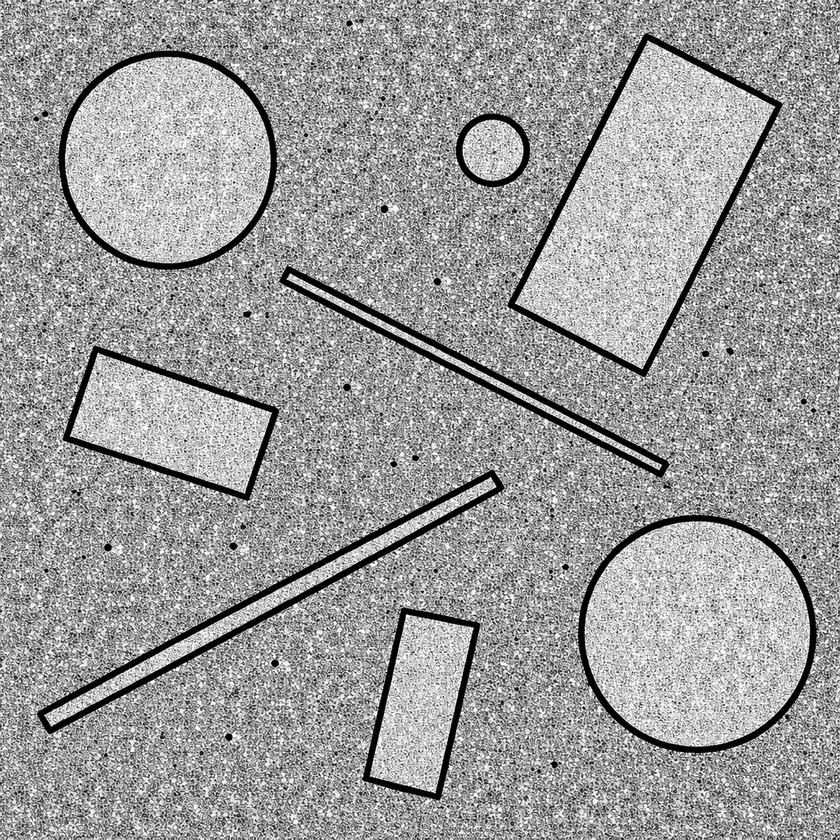
#> input picture Image_6.jpg, 840 x 840 px, shrunk from 1024 x 1024 before the run
$ python 5043_Q10.py
#> lines starting #> are read from the running program, lines starting #| are printed output that depends on the picture; after the words box and inside, x2 and y2 are one past the last pixel; in counts of white or black regions, pixels touching at a corner belong together; long printed decimals are rounded
import cv2
import numpy as np
import matplotlib.pyplot as plt
from skimage import measure

img = cv2.imread('Image_6.jpg', cv2.IMREAD_GRAYSCALE)
#> img: shape (840, 840); min 0, max 255, mean 155.9
if img is None:
    print("Error: Image not found!")
    exit()
_, binary = cv2.threshold(img, 0, 255, cv2.THRESH_BINARY + cv2.THRESH_OTSU)
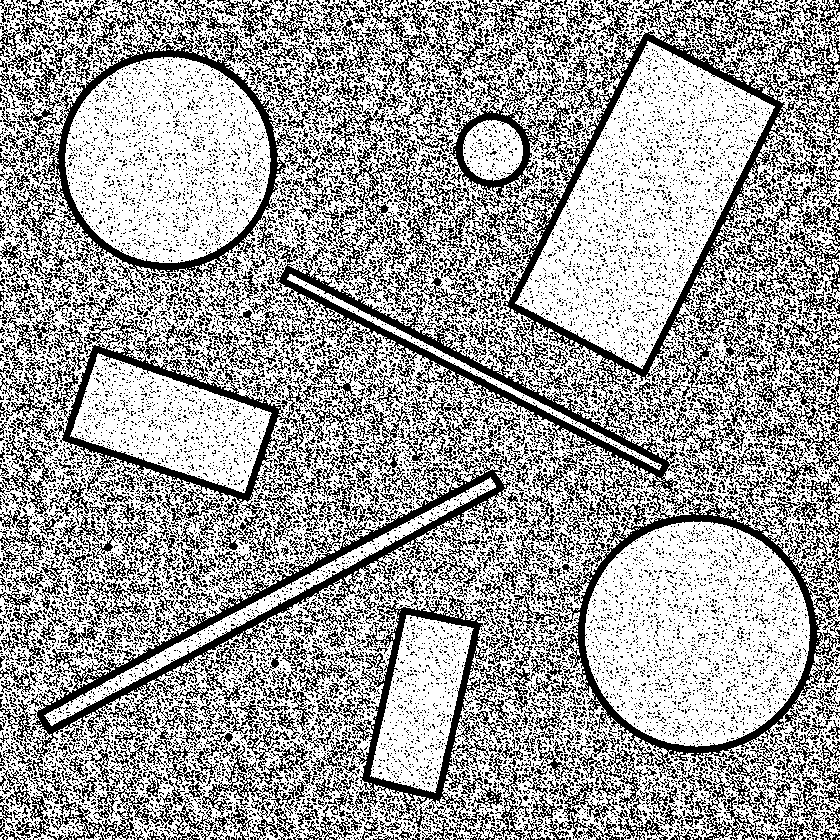
#> binary: shape (840, 840); 63.3% white; black in thin lines or dots
cv2.imwrite('Q10_binary.png', binary)

kernel = cv2.getStructuringElement(cv2.MORPH_RECT, (5,5))  # 5x5 rectangle

erosion = cv2.erode(binary, kernel, iterations=1)
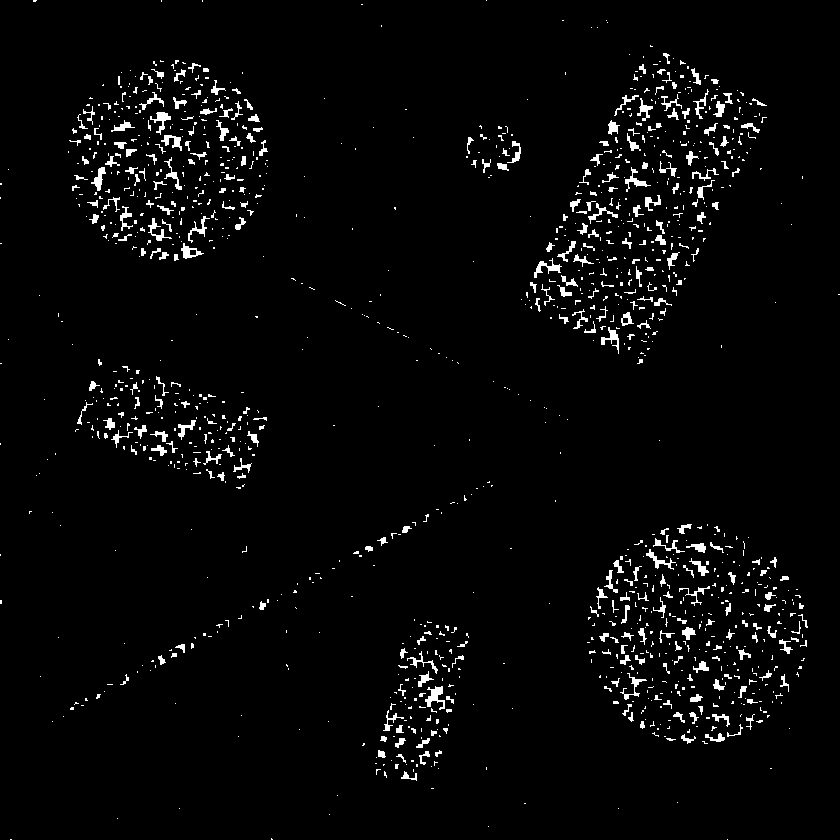
#> erosion: shape (840, 840); 3% white; 1298 white regions (986 under 20 px), largest, box (x1, y1, x2, y2) and area: (425, 686, 445, 710) 226, (534, 258, 562, 278) 181, (150, 112, 171, 135) 174
cv2.imwrite('Q10_erosion.png', erosion)

dilation = cv2.dilate(binary, kernel, iterations=1)
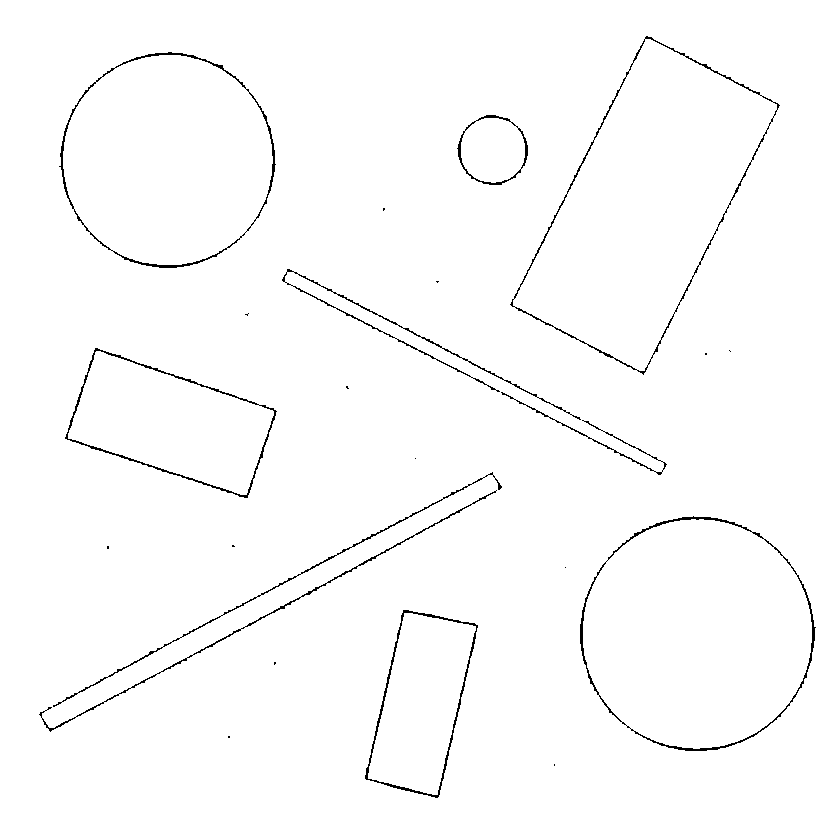
#> dilation: shape (840, 840); 98.6% white; black in thin lines or dots, all inside (x1, y1, x2, y2) = (39, 36, 816, 798)
cv2.imwrite('Q10_dilation.png', dilation)

opening = cv2.morphologyEx(binary, cv2.MORPH_OPEN, kernel)
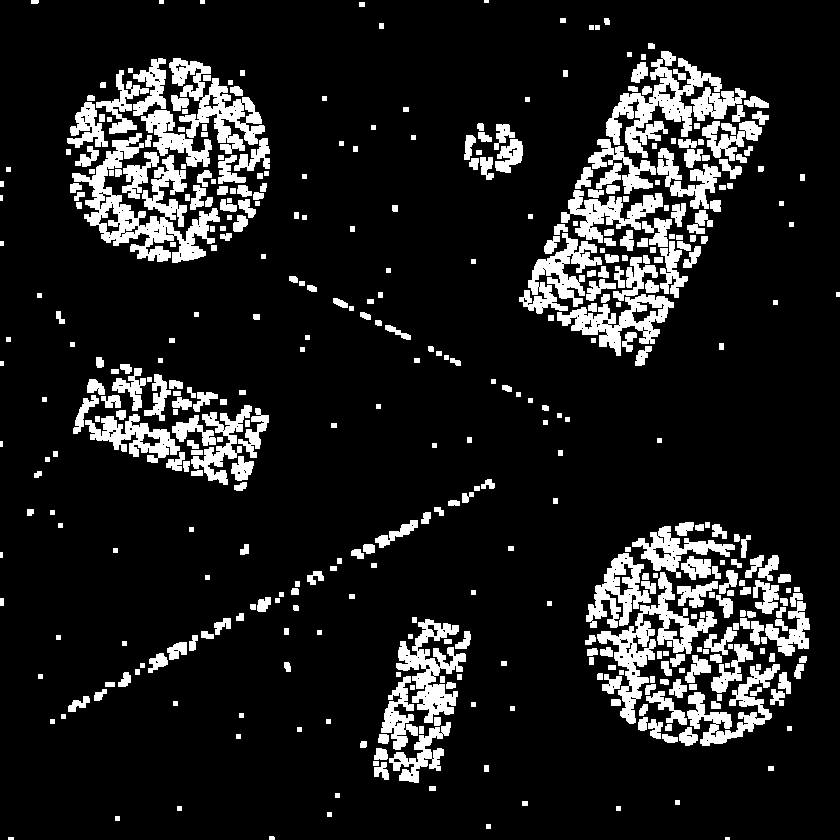
#> opening: shape (840, 840); 12.7% white; 440 white regions (6 under 20 px), largest, box (x1, y1, x2, y2) and area: (72, 133, 220, 263) 6425, (597, 572, 717, 724) 4034, (606, 51, 722, 158) 4019
cv2.imwrite('Q10_opening.png', opening)

closing = cv2.morphologyEx(binary, cv2.MORPH_CLOSE, kernel)
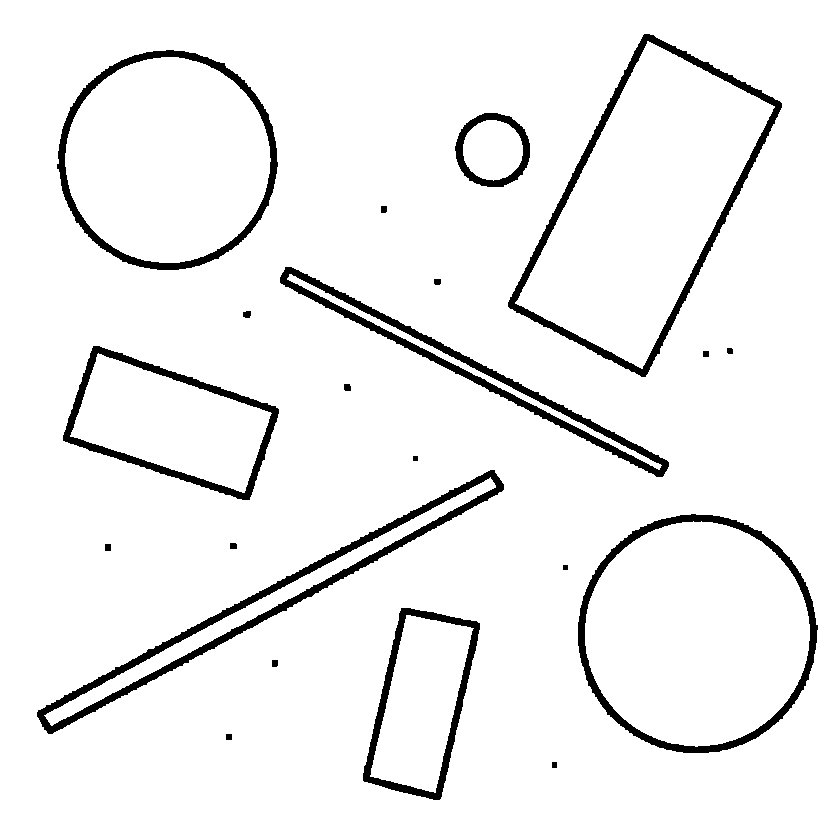
#> closing: shape (840, 840); 94.5% white; 21 black regions
cv2.imwrite('Q10_closing.png', closing)

labels = measure.label(binary, connectivity=2)
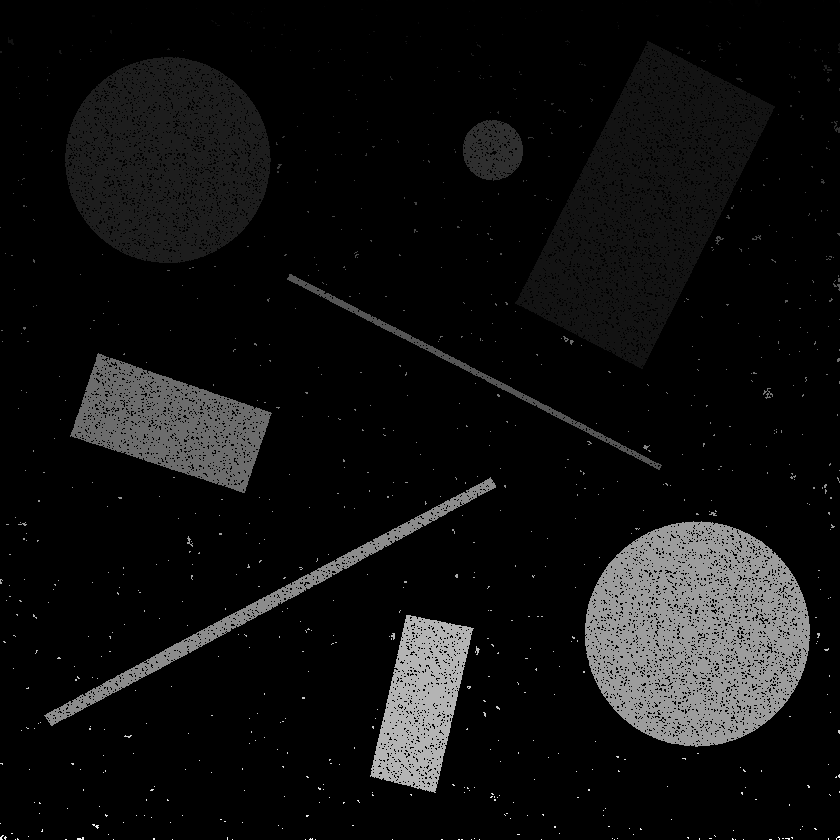
#> labels: shape (840, 840) int64; min 0, max 914, mean 62; drawn with min black and max white
props = measure.regionprops(labels)
#> props = 914 regions; largest, box (x1, y1, x2, y2) and area: (0, 0, 840, 840) 305611, (515, 41, 775, 369) 37928, (585, 521, 810, 747) 35446, (65, 57, 271, 263) 29840, (70, 353, 272, 493) 14220

print("Basic Morphological Features:")
for i, prop in enumerate(props):
    print(f"Object {i+1}: Area = {prop.area}, Perimeter = {prop.perimeter}")
#> this loop made 914 passes
#| Object 1: Area = 2.0, Perimeter = 0.0
#| Object 2: Area = 305611.0, Perimeter = 218680.585
#| Object 3: Area = 13.0, Perimeter = 11.450
#| Object 4: Area = 1.0, Perimeter = 0.0
#| Object 5: Area = 2.0, Perimeter = 0.0
#| Object 6: Area = 1.0, Perimeter = 0.0
#| Object 7: Area = 5.0, Perimeter = 5.207
#| Object 8: Area = 12.0, Perimeter = 10.414
#> (further printed lines are left out)

titles = ['Original', 'Binary', 'Erosion', 'Dilation', 'Opening', 'Closing']
images = [img, binary, erosion, dilation, opening, closing]

plt.figure(figsize=(14,6))
for i in range(6):
    plt.subplot(2,3,i+1)
    plt.imshow(images[i], cmap='gray')
    plt.title(titles[i])
    plt.axis('off')

plt.tight_layout()
plt.show()

$ run again, with Image_1.jpg copied over Image_6.jpg
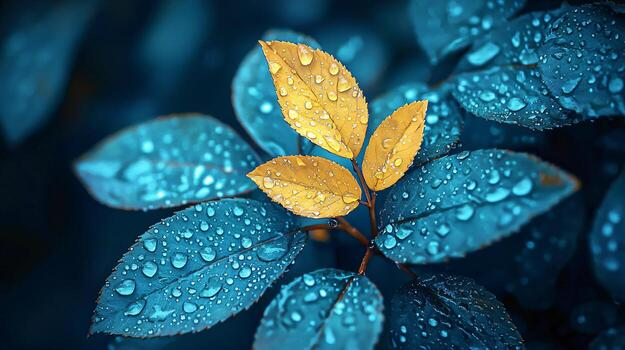
#> input picture Image_1.jpg, 625 x 350 px
#> `_, binary = cv2.threshold(img, 0, 255, cv2.THRESH_BINARY + cv2.THRESH_..`:
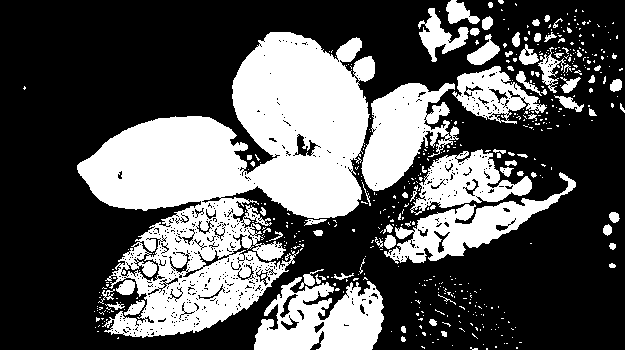
#> binary: shape (350, 625); 34.5% white; 500 white regions (426 under 20 px), largest, box (x1, y1, x2, y2) and area: (77, 32, 375, 338) 44515, (254, 277, 384, 350) 6263, (361, 83, 459, 191) 5886
#> erosion: shape (350, 625); 19.8% white; 144 white regions (85 under 20 px), largest, box (x1, y1, x2, y2) and area: (234, 34, 366, 217) 15461, (79, 118, 253, 208) 10684, (364, 85, 440, 188) 3935
#> dilation: shape (350, 625); 48.6% white; 64 white regions, largest, box (x1, y1, x2, y2) and area: (75, 0, 624, 341) 91906, (252, 254, 386, 350) 8941, (417, 274, 495, 318) 1135
#> opening: shape (350, 625); 28.7% white; 86 white regions, largest, box (x1, y1, x2, y2) and area: (77, 32, 368, 219) 30301, (362, 83, 455, 191) 5059, (141, 254, 260, 336) 4364
#> closing: shape (350, 625); 40.3% white; 125 white regions (101 under 20 px)
#> `labels = measure.label(binary, connectivity=2)`:
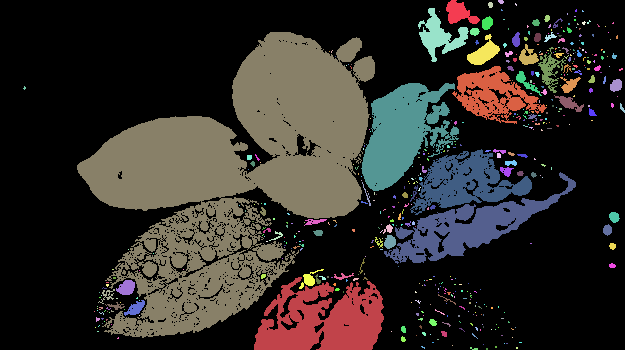
#> labels: shape (350, 625) int64; 501 distinct labels, from 0 to 500; one colour per label, 0 black
#> props = 500 regions; largest, box (x1, y1, x2, y2) and area: (77, 32, 375, 338) 44515, (254, 277, 384, 350) 6263, (361, 83, 459, 191) 5886, (384, 172, 576, 264) 4941, (410, 149, 532, 215) 3699
#> the loop `for i, prop in enumerate(props):` made 500 passes
#| Object 1: Area = 459.0, Perimeter = 111.497
#| Object 2: Area = 19.0, Perimeter = 13.657
#| Object 3: Area = 25.0, Perimeter = 15.657
#| Object 4: Area = 4.0, Perimeter = 4.414
#| Object 5: Area = 1078.0, Perimeter = 283.628
#> (further printed lines are left out)

$ run again, with Image_4.jpg copied over Image_6.jpg
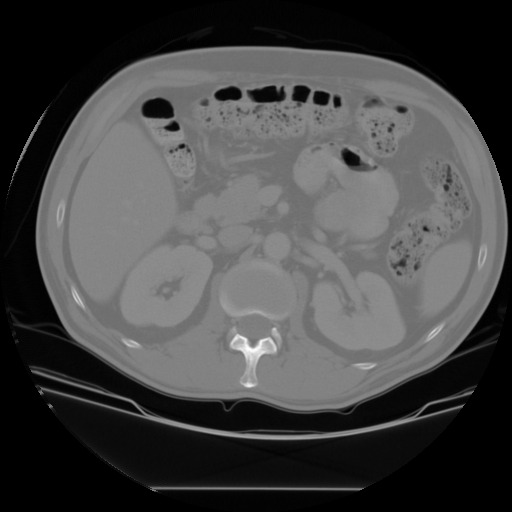
#> input picture Image_4.jpg, 512 x 512 px
#> img is the input picture: shape (512, 512); min 0, max 255, mean 69.8
#> `_, binary = cv2.threshold(img, 0, 255, cv2.THRESH_BINARY + cv2.THRESH_..`:
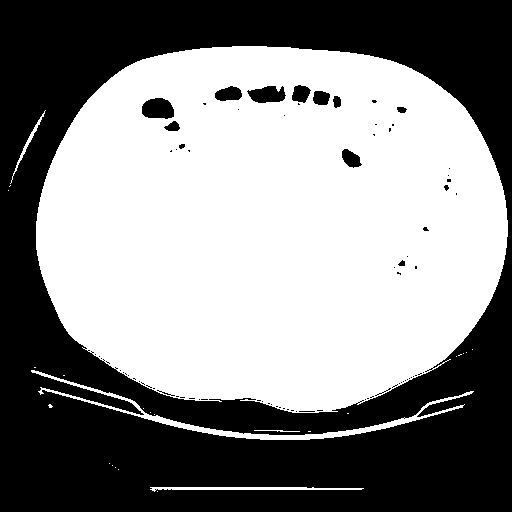
#> binary: shape (512, 512); 53.8% white; 81 black regions (67 under 20 px), largest, box (x1, y1, x2, y2) and area: (0, 0, 512, 512) 118538, (142, 98, 174, 119) 544, (247, 86, 286, 103) 480
#> erosion: shape (512, 512); 50.3% white; 21 black regions, largest, box (x1, y1, x2, y2) and area: (0, 0, 512, 512) 125594, (140, 96, 182, 133) 994, (290, 83, 343, 110) 928
#> dilation: shape (512, 512); 57.6% white; 10 black regions (2 under 20 px), largest, box (x1, y1, x2, y2) and area: (0, 0, 512, 512) 110096, (144, 100, 172, 116) 349, (251, 88, 283, 101) 259
#> opening: shape (512, 512); 52.9% white; 28 black regions (18 under 20 px), largest, box (x1, y1, x2, y2) and area: (0, 0, 512, 512) 121062, (142, 98, 180, 131) 670, (292, 85, 341, 108) 572
#> closing: shape (512, 512); 54.1% white; 10 black regions
#> `labels = measure.label(binary, connectivity=2)`:
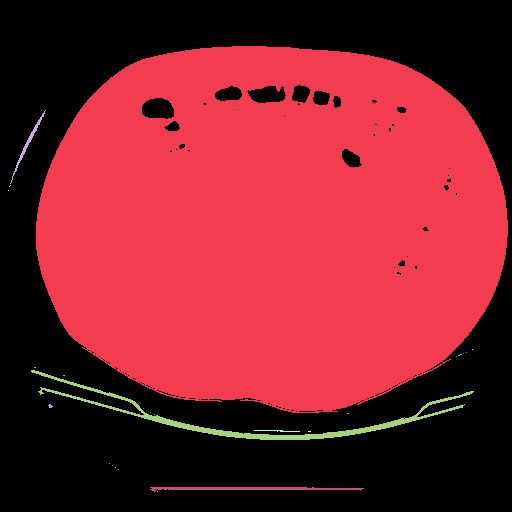
#> labels: shape (512, 512) int64; 26 distinct labels, from 0 to 25; one colour per label, 0 black
#> props = 25 regions; largest, box (x1, y1, x2, y2) and area: (36, 46, 508, 413) 137734, (31, 370, 474, 440) 2441, (150, 487, 364, 492) 582, (10, 110, 46, 184) 198, (254, 430, 300, 432) 50
#> the loop `for i, prop in enumerate(props):` made 25 passes
#| Object 1: Area = 137734.0, Perimeter = 2606.560
#| Object 2: Area = 198.0, Perimeter = 146.018
#| Object 3: Area = 2.0, Perimeter = 0.0
#| Object 4: Area = 1.0, Perimeter = 0.0
#| Object 5: Area = 1.0, Perimeter = 0.0
#> (further printed lines are left out)

$ run again, with Image_5.jpg copied over Image_6.jpg
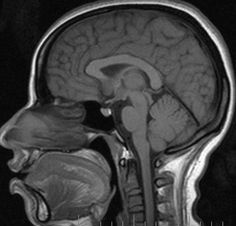
#> input picture Image_5.jpg, 236 x 226 px
#> img is the input picture: shape (226, 236); min 0, max 255, mean 66.2
#> `_, binary = cv2.threshold(img, 0, 255, cv2.THRESH_BINARY + cv2.THRESH_..`:
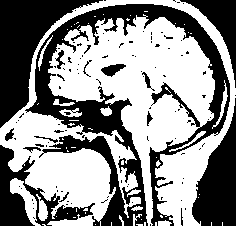
#> binary: shape (226, 236); 55.3% white; 110 black regions (94 under 20 px), largest, box (x1, y1, x2, y2) and area: (25, 4, 230, 226) 11109, (0, 0, 103, 128) 4860, (192, 98, 236, 226) 3104
#> erosion: shape (226, 236); 31.7% white; 42 white regions (25 under 20 px), largest, box (x1, y1, x2, y2) and area: (51, 19, 213, 217) 9131, (27, 151, 109, 218) 3068, (157, 135, 222, 226) 2061
#> dilation: shape (226, 236); 74.7% white; 38 black regions (22 under 20 px), largest, box (x1, y1, x2, y2) and area: (0, 0, 93, 124) 4392, (194, 115, 236, 226) 2669, (76, 6, 225, 117) 1509
#> opening: shape (226, 236); 49.4% white; 19 white regions, largest, box (x1, y1, x2, y2) and area: (49, 17, 215, 219) 13513, (56, 0, 236, 226) 4887, (25, 149, 111, 220) 3918
#> closing: shape (226, 236); 63.6% white; 25 black regions
#> `labels = measure.label(binary, connectivity=2)`:
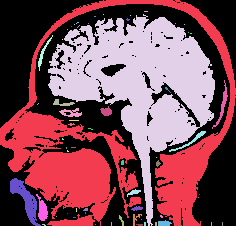
#> labels: shape (226, 236) int64; 62 distinct labels, from 0 to 61; one colour per label, 0 black
#> props = 61 regions; largest, box (x1, y1, x2, y2) and area: (48, 14, 215, 226) 14251, (0, 0, 236, 226) 13524, (10, 178, 41, 226) 524, (36, 194, 48, 221) 168, (212, 80, 228, 129) 141
#> the loop `for i, prop in enumerate(props):` made 61 passes
#| Object 1: Area = 13524.0, Perimeter = 2907.692
#| Object 2: Area = 4.0, Perimeter = 2.0
#| Object 3: Area = 1.0, Perimeter = 0.0
#| Object 4: Area = 14251.0, Perimeter = 2085.873
#| Object 5: Area = 1.0, Perimeter = 0.0
#> (further printed lines are left out)
